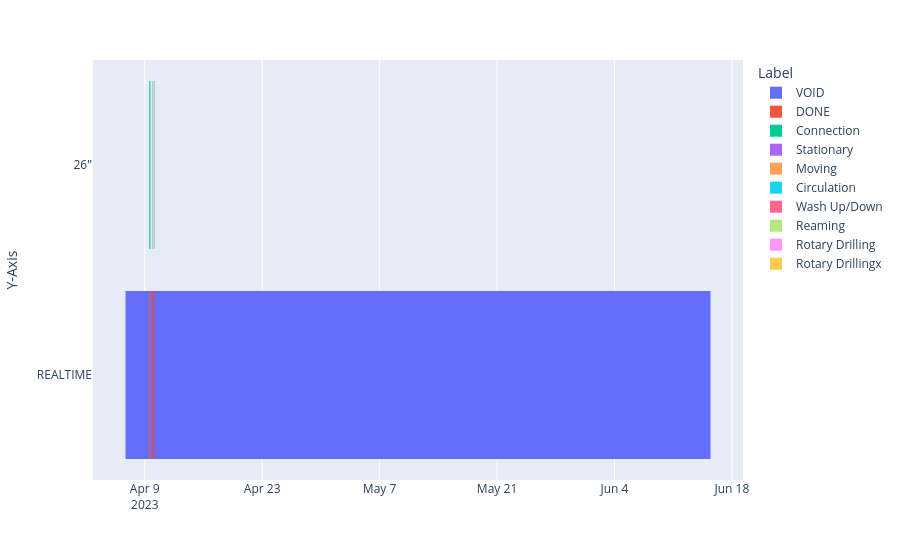

Notebook code cell kept with this figure:
### Code cell
getTimelinePlot(AcSumDF, cid, TimelineRange='All')

### Figure 1 — Plotly figure (JSON) as saved in the notebook; plotly's stock layout.template omitted (floating-point values rounded to 4 significant figures)
{"data": [{"alignmentgroup": "True", "base": ["2023-04-06T16:52:20", "2023-04-09T16:32:00", "2023-04-10T00:38:00", "2023-04-10T02:38:00", "2023-04-09T13:00:00"], "customdata": [["VOID"], ["VOID"], ["VOID"], ["VOID"], ["VOID"]], "hovertemplate": "Label=%{customdata[0]}<br>StartDateTime=%{base}<br>EndDateTime=%{x}<br>Y-Axis=%{y}<extra></extra>", "legendgroup": "VOID", "marker": {"color": "#636efa", "line": {"width": 0}, "pattern": {"shape": ""}}, "name": "VOID", "offsetgroup": "VOID", "orientation": "h", "showlegend": true, "textposition": "auto", "type": "bar", "x": [245260000, 15060000, 3600000, 3120000, 5780605000], "xaxis": "x", "y": ["REALTIME", "REALTIME", "REALTIME", "REALTIME", "REALTIME"], "yaxis": "y"}, {"alignmentgroup": "True", "base": ["2023-04-09T13:00:00", "2023-04-09T15:42:00", "2023-04-09T15:48:00", "2023-04-09T15:59:00", "2023-04-09T16:01:00", "2023-04-09T16:03:00", "2023-04-09T16:30:00", "2023-04-09T16:31:00", "2023-04-09T20:43:00", "2023-04-09T20:46:00", "2023-04-09T20:49:00", "2023-04-09T20:50:00", "2023-04-09T20:54:00", "2023-04-09T21:18:00", "2023-04-09T21:19:00", "2023-04-09T21:21:00", "2023-04-09T21:22:00", "2023-04-09T21:23:00", "2023-04-09T21:36:00", "2023-04-09T21:40:00", "2023-04-09T22:23:00", "2023-04-09T23:00:00", "2023-04-09T23:04:00", "2023-04-09T23:06:00", "2023-04-09T23:23:00", "2023-04-09T23:42:00", "2023-04-09T23:53:00", "2023-04-10T00:03:00", "2023-04-10T00:08:00", "2023-04-10T00:10:00", "2023-04-10T01:38:00", "2023-04-10T03:30:00", "2023-04-10T04:14:00", "2023-04-10T04:16:00", "2023-04-10T04:19:00", "2023-04-10T04:27:00", "2023-04-10T04:31:00"], "customdata": [["DONE"], ["DONE"], ["DONE"], ["DONE"], ["DONE"], ["DONE"], ["DONE"], ["DONE"], ["DONE"], ["DONE"], ["DONE"], ["DONE"], ["DONE"], ["DONE"], ["DONE"], ["DONE"], ["DONE"], ["DONE"], ["DONE"], ["DONE"], ["DONE"], ["DONE"], ["DONE"], ["DONE"], ["DONE"], ["DONE"], ["DONE"], ["DONE"], ["DONE"], ["DONE"], ["DONE"], ["DONE"], ["DONE"], ["DONE"], ["DONE"], ["DONE"], ["DONE"]], "hovertemplate": "Label=%{customdata[0]}<br>StartDateTime=%{base}<br>EndDateTime=%{x}<br>Y-Axis=%{y}<extra></extra>", "legendgroup": "DONE", "marker": {"color": "#EF553B", "line": {"width": 0}, "pattern": {"shape": ""}}, "name": "DONE", "offsetgroup": "DONE", "orientation": "h", "showlegend": true, "textposition": "auto", "type": "bar", "x": [9720000, 360000, 660000, 120000, 120000, 1620000, 60000, 60000, 180000, 180000, 60000, 240000, 1440000, 60000, 120000, 60000, 60000, 780000, 240000, 2580000, 2220000, 240000, 120000, 1020000, 1140000, 660000, 600000, 300000, 120000, 1680000, 3600000, 2640000, 120000, 180000, 480000, 240000, 60000], "xaxis": "x", "y": ["REALTIME", "REALTIME", "REALTIME", "REALTIME", "REALTIME", "REALTIME", "REALTIME", "REALTIME", "REALTIME", "REALTIME", "REALTIME", "REALTIME", "REALTIME", "REALTIME", "REALTIME", "REALTIME", "REALTIME", "REALTIME", "REALTIME", "REALTIME", "REALTIME", "REALTIME", "REALTIME", "REALTIME", "REALTIME", "REALTIME", "REALTIME", "REALTIME", "REALTIME", "REALTIME", "REALTIME", "REALTIME", "REALTIME", "REALTIME", "REALTIME", "REALTIME", "REALTIME"], "yaxis": "y"}, {"alignmentgroup": "True", "base": ["2023-04-09T13:00:00", "2023-04-09T16:03:00", "2023-04-09T20:43:00", "2023-04-09T20:54:00", "2023-04-09T23:42:00", "2023-04-10T03:30:00", "2023-04-10T04:19:00"], "customdata": [["Connection"], ["Connection"], ["Connection"], ["Connection"], ["Connection"], ["Connection"], ["Connection"]], "hovertemplate": "Label=%{customdata[0]}<br>StartDateTime=%{base}<br>EndDateTime=%{x}<br>Y-Axis=%{y}<extra></extra>", "legendgroup": "Connection", "marker": {"color": "#00cc96", "line": {"width": 0}, "pattern": {"shape": ""}}, "name": "Connection", "offsetgroup": "Connection", "orientation": "h", "showlegend": true, "textposition": "auto", "type": "bar", "x": [9720000, 1620000, 180000, 1440000, 660000, 2640000, 480000], "xaxis": "x", "y": ["26\"", "26\"", "26\"", "26\"", "26\"", "26\"", "26\""], "yaxis": "y"}, {"alignmentgroup": "True", "base": ["2023-04-09T15:42:00", "2023-04-09T15:48:00", "2023-04-09T15:59:00", "2023-04-09T16:30:00", "2023-04-09T20:49:00", "2023-04-09T21:18:00", "2023-04-10T04:14:00", "2023-04-10T04:31:00"], "customdata": [["Stationary"], ["Stationary"], ["Stationary"], ["Stationary"], ["Stationary"], ["Stationary"], ["Stationary"], ["Stationary"]], "hovertemplate": "Label=%{customdata[0]}<br>StartDateTime=%{base}<br>EndDateTime=%{x}<br>Y-Axis=%{y}<extra></extra>", "legendgroup": "Stationary", "marker": {"color": "#ab63fa", "line": {"width": 0}, "pattern": {"shape": ""}}, "name": "Stationary", "offsetgroup": "Stationary", "orientation": "h", "showlegend": true, "textposition": "auto", "type": "bar", "x": [360000, 660000, 120000, 60000, 60000, 60000, 120000, 60000], "xaxis": "x", "y": ["26\"", "26\"", "26\"", "26\"", "26\"", "26\"", "26\"", "26\""], "yaxis": "y"}, {"alignmentgroup": "True", "base": ["2023-04-09T16:01:00", "2023-04-09T16:31:00", "2023-04-09T20:46:00", "2023-04-09T20:50:00", "2023-04-10T04:16:00", "2023-04-10T04:27:00"], "customdata": [["Moving"], ["Moving"], ["Moving"], ["Moving"], ["Moving"], ["Moving"]], "hovertemplate": "Label=%{customdata[0]}<br>StartDateTime=%{base}<br>EndDateTime=%{x}<br>Y-Axis=%{y}<extra></extra>", "legendgroup": "Moving", "marker": {"color": "#FFA15A", "line": {"width": 0}, "pattern": {"shape": ""}}, "name": "Moving", "offsetgroup": "Moving", "orientation": "h", "showlegend": true, "textposition": "auto", "type": "bar", "x": [120000, 60000, 180000, 240000, 180000, 240000], "xaxis": "x", "y": ["26\"", "26\"", "26\"", "26\"", "26\"", "26\""], "yaxis": "y"}, {"alignmentgroup": "True", "base": ["2023-04-09T21:19:00", "2023-04-09T21:22:00", "2023-04-09T21:36:00", "2023-04-09T22:23:00"], "customdata": [["Circulation"], ["Circulation"], ["Circulation"], ["Circulation"]], "hovertemplate": "Label=%{customdata[0]}<br>StartDateTime=%{base}<br>EndDateTime=%{x}<br>Y-Axis=%{y}<extra></extra>", "legendgroup": "Circulation", "marker": {"color": "#19d3f3", "line": {"width": 0}, "pattern": {"shape": ""}}, "name": "Circulation", "offsetgroup": "Circulation", "orientation": "h", "showlegend": true, "textposition": "auto", "type": "bar", "x": [120000, 60000, 240000, 2220000], "xaxis": "x", "y": ["26\"", "26\"", "26\"", "26\""], "yaxis": "y"}, {"alignmentgroup": "True", "base": ["2023-04-09T21:21:00", "2023-04-09T21:23:00"], "customdata": [["Wash Up/Down"], ["Wash Up/Down"]], "hovertemplate": "Label=%{customdata[0]}<br>StartDateTime=%{base}<br>EndDateTime=%{x}<br>Y-Axis=%{y}<extra></extra>", "legendgroup": "Wash Up/Down", "marker": {"color": "#FF6692", "line": {"width": 0}, "pattern": {"shape": ""}}, "name": "Wash Up/Down", "offsetgroup": "Wash Up/Down", "orientation": "h", "showlegend": true, "textposition": "auto", "type": "bar", "x": [60000, 780000], "xaxis": "x", "y": ["26\"", "26\""], "yaxis": "y"}, {"alignmentgroup": "True", "base": ["2023-04-09T21:40:00", "2023-04-09T23:04:00", "2023-04-09T23:23:00", "2023-04-09T23:53:00", "2023-04-10T00:08:00"], "customdata": [["Reaming"], ["Reaming"], ["Reaming"], ["Reaming"], ["Reaming"]], "hovertemplate": "Label=%{customdata[0]}<br>StartDateTime=%{base}<br>EndDateTime=%{x}<br>Y-Axis=%{y}<extra></extra>", "legendgroup": "Reaming", "marker": {"color": "#B6E880", "line": {"width": 0}, "pattern": {"shape": ""}}, "name": "Reaming", "offsetgroup": "Reaming", "orientation": "h", "showlegend": true, "textposition": "auto", "type": "bar", "x": [2580000, 120000, 1140000, 600000, 120000], "xaxis": "x", "y": ["26\"", "26\"", "26\"", "26\"", "26\""], "yaxis": "y"}, {"alignmentgroup": "True", "base": ["2023-04-09T23:00:00", "2023-04-09T23:06:00", "2023-04-10T00:03:00", "2023-04-10T01:38:00"], "customdata": [["Rotary Drilling"], ["Rotary Drilling"], ["Rotary Drilling"], ["Rotary Drilling"]], "hovertemplate": "Label=%{customdata[0]}<br>StartDateTime=%{base}<br>EndDateTime=%{x}<br>Y-Axis=%{y}<extra></extra>", "legendgroup": "Rotary Drilling", "marker": {"color": "#FF97FF", "line": {"width": 0}, "pattern": {"shape": ""}}, "name": "Rotary Drilling", "offsetgroup": "Rotary Drilling", "orientation": "h", "showlegend": true, "textposition": "auto", "type": "bar", "x": [240000, 1020000, 300000, 3600000], "xaxis": "x", "y": ["26\"", "26\"", "26\"", "26\""], "yaxis": "y"}, {"alignmentgroup": "True", "base": ["2023-04-10T00:10:00"], "customdata": [["Rotary Drillingx"]], "hovertemplate": "Label=%{customdata[0]}<br>StartDateTime=%{base}<br>EndDateTime=%{x}<br>Y-Axis=%{y}<extra></extra>", "legendgroup": "Rotary Drillingx", "marker": {"color": "#FECB52", "line": {"width": 0}, "pattern": {"shape": ""}}, "name": "Rotary Drillingx", "offsetgroup": "Rotary Drillingx", "orientation": "h", "showlegend": true, "textposition": "auto", "type": "bar", "x": [1680000], "xaxis": "x", "y": ["26\""], "yaxis": "y"}], "layout": {"barmode": "overlay", "legend": {"title": {"text": "Label"}, "tracegroupgap": 0}, "margin": {"t": 60}, "xaxis": {"anchor": "y", "domain": [0, 1], "type": "date"}, "yaxis": {"anchor": "x", "domain": [0, 1], "title": {"text": "Y-Axis"}}}}
